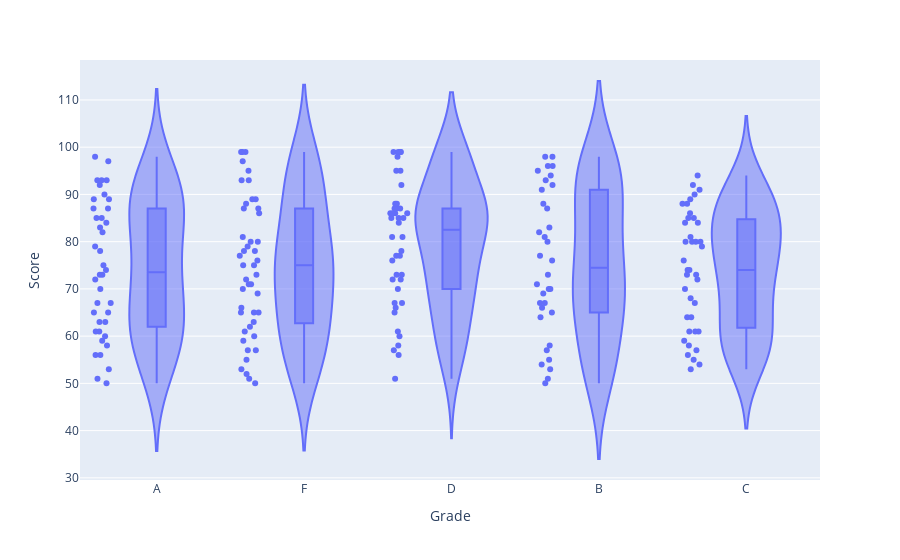

Here is the notebook cell this chart was saved with:
### Code cell
# 2. Using the Student Grades, create a violin plot to display the distribution of scores across different grade categories
# 1. Violin Plot for Student Grades

np.random.seed(15)

data = {
    'Grade': np.random.choice(['A', 'B', 'C', 'D', 'F'], 200),
    'Score': np.random.randint(50, 100, 200)
}
df = pd.DataFrame(data)

fig = px.violin(df, x='Grade', y='Score', box=True, points='all')

fig.show()

### Figure 1 — Plotly figure (JSON) as saved in the notebook; plotly's stock layout.template omitted (floating-point values rounded to 4 significant figures; data arrays with more than 128 entries replaced by an {"elided": "..."} marker saying what was removed)
{"data": [{"alignmentgroup": "True", "box": {"visible": true}, "hovertemplate": "Grade=%{x}<br>Score=%{y}<extra></extra>", "legendgroup": "", "marker": {"color": "#636efa"}, "name": "", "offsetgroup": "", "orientation": "v", "points": "all", "scalegroup": "True", "showlegend": false, "type": "violin", "x": {"elided": "200 str values"}, "x0": " ", "xaxis": "x", "y": {"elided": "200 int values"}, "y0": " ", "yaxis": "y"}], "layout": {"autosize": true, "legend": {"tracegroupgap": 0}, "margin": {"t": 60}, "violinmode": "group", "xaxis": {"anchor": "y", "autorange": true, "domain": [0, 1], "range": [-0.5163, 4.5], "title": {"text": "Grade"}, "type": "category"}, "yaxis": {"anchor": "x", "autorange": true, "domain": [0, 1], "range": [29.54, 118.5], "title": {"text": "Score"}, "type": "linear"}}}
